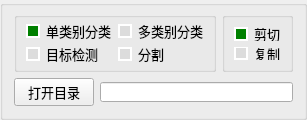
       <widget class="QGroupBox" name="groupBox_6">
        <property name="sizePolicy">
         <sizepolicy hsizetype="Expanding" vsizetype="Minimum">
          <horstretch>0</horstretch>
          <verstretch>0</verstretch>
         </sizepolicy>
        </property>
        <property name="minimumSize">
         <size>
          <width>0</width>
          <height>0</height>
         </size>
        </property>
        <property name="maximumSize">
         <size>
          <width>16777215</width>
          <height>150</height>
         </size>
        </property>
        <property name="title">
         <string/>
        </property>
        <layout class="QGridLayout" name="gridLayout_2">
         <property name="topMargin">
          <number>6</number>
         </property>
         <item row="0" column="0" rowspan="2">
          <widget class="QGroupBox" name="groupBox_2">
           <property name="sizePolicy">
            <sizepolicy hsizetype="Expanding" vsizetype="Minimum">
             <horstretch>0</horstretch>
             <verstretch>0</verstretch>
            </sizepolicy>
           </property>
           <property name="maximumSize">
            <size>
             <width>16777215</width>
             <height>60</height>
            </size>
           </property>
           <property name="title">
            <string/>
           </property>
           <layout class="QGridLayout" name="gridLayout_3">
            <property name="topMargin">
             <number>0</number>
            </property>
            <property name="bottomMargin">
             <number>0</number>
            </property>
            <property name="verticalSpacing">
             <number>0</number>
            </property>
            <item row="2" column="1">
             <widget class="QRadioButton" name="radioButton_seg">
              <property name="sizePolicy">
               <sizepolicy hsizetype="Minimum" vsizetype="Expanding">
                <horstretch>0</horstretch>
                <verstretch>0</verstretch>
               </sizepolicy>
              </property>
              <property name="maximumSize">
               <size>
                <width>16777215</width>
                <height>20</height>
               </size>
              </property>
              <property name="font">
               <font>
                <pointsize>10</pointsize>
               </font>
              </property>
              <property name="styleSheet">
               <string notr="true">QRadioButton::indicator:checked {

    background-color:       green;
    border:                 2px solid white;  
}

QRadioButton::indicator:unchecked {

    background-color:       rgb(220, 220, 220);
    border:                 2px solid white;  
}</string>
              </property>
              <property name="text">
               <string>分割</string>
              </property>
             </widget>
            </item>
            <item row="2" column="0">
             <widget class="QRadioButton" name="radioButton_det">
              <property name="sizePolicy">
               <sizepolicy hsizetype="Minimum" vsizetype="Expanding">
                <horstretch>0</horstretch>
                <verstretch>0</verstretch>
               </sizepolicy>
              </property>
              <property name="maximumSize">
               <size>
                <width>16777215</width>
                <height>20</height>
               </size>
              </property>
              <property name="font">
               <font>
                <pointsize>10</pointsize>
               </font>
              </property>
              <property name="styleSheet">
               <string notr="true">QRadioButton::indicator:checked {

    background-color:       green;
    border:                 2px solid white;  
}

QRadioButton::indicator:unchecked {

    background-color:       rgb(220, 220, 220);
    border:                 2px solid white;  
}</string>
              </property>
              <property name="text">
               <string>目标检测</string>
              </property>
             </widget>
            </item>
            <item row="0" column="1">
             <widget class="QRadioButton" name="radioButton_mcls">
              <property name="sizePolicy">
               <sizepolicy hsizetype="Minimum" vsizetype="Expanding">
                <horstretch>0</horstretch>
                <verstretch>0</verstretch>
               </sizepolicy>
              </property>
              <property name="maximumSize">
               <size>
                <width>16777215</width>
                <height>20</height>
               </size>
              </property>
              <property name="font">
               <font>
                <pointsize>10</pointsize>
               </font>
              </property>
              <property name="styleSheet">
               <string notr="true">QRadioButton::indicator:checked {

    background-color:       green;
    border:                 2px solid white;  
}

QRadioButton::indicator:unchecked {

    background-color:       rgb(220, 220, 220);
    border:                 2px solid white;  
}</string>
              </property>
              <property name="text">
               <string>多类别分类</string>
              </property>
              <property name="checked">
               <bool>false</bool>
              </property>
             </widget>
            </item>
            <item row="0" column="0">
             <widget class="QRadioButton" name="radioButton_cls">
              <property name="sizePolicy">
               <sizepolicy hsizetype="Minimum" vsizetype="Expanding">
                <horstretch>0</horstretch>
                <verstretch>0</verstretch>
               </sizepolicy>
              </property>
              <property name="maximumSize">
               <size>
                <width>16777215</width>
                <height>20</height>
               </size>
              </property>
              <property name="font">
               <font>
                <pointsize>10</pointsize>
               </font>
              </property>
              <property name="styleSheet">
               <string notr="true">QRadioButton::indicator:checked {

    background-color:       green;
    border:                 2px solid white;  
}

QRadioButton::indicator:unchecked {

    background-color:       rgb(220, 220, 220);
    border:                 2px solid white;  
}</string>
              </property>
              <property name="text">
               <string>单类别分类</string>
              </property>
              <property name="checked">
               <bool>true</bool>
              </property>
             </widget>
            </item>
           </layout>
          </widget>
         </item>
         <item row="0" column="1" rowspan="2">
          <widget class="QGroupBox" name="groupBox_4">
           <property name="sizePolicy">
            <sizepolicy hsizetype="Expanding" vsizetype="Minimum">
             <horstretch>0</horstretch>
             <verstretch>0</verstretch>
            </sizepolicy>
           </property>
           <property name="maximumSize">
            <size>
             <width>16777215</width>
             <height>60</height>
            </size>
           </property>
           <property name="title">
            <string/>
           </property>
           <layout class="QVBoxLayout" name="verticalLayout_3">
            <item alignment="Qt::AlignHCenter">
             <widget class="QRadioButton" name="radioButton_read">
              <property name="sizePolicy">
               <sizepolicy hsizetype="Minimum" vsizetype="Expanding">
                <horstretch>0</horstretch>
                <verstretch>0</verstretch>
               </sizepolicy>
              </property>
              <property name="maximumSize">
               <size>
                <width>16777215</width>
                <height>20</height>
               </size>
              </property>
              <property name="font">
               <font>
                <pointsize>10</pointsize>
               </font>
              </property>
              <property name="toolTip">
               <string>图片分类通过剪切进行</string>
              </property>
              <property name="styleSheet">
               <string notr="true">QRadioButton::indicator:checked {

    background-color:       green;
    border:                 2px solid white;  
}

QRadioButton::indicator:unchecked {

    background-color:       rgb(220, 220, 220);
    border:                 2px solid white;  
}</string>
              </property>
              <property name="text">
               <string>剪切</string>
              </property>
              <property name="checked">
               <bool>true</bool>
              </property>
              <attribute name="buttonGroup">
               <string notr="true">buttonGroup</string>
              </attribute>
             </widget>
            </item>
            <item alignment="Qt::AlignHCenter">
             <widget class="QRadioButton" name="radioButton_write">
              <property name="sizePolicy">
               <sizepolicy hsizetype="Minimum" vsizetype="Expanding">
                <horstretch>0</horstretch>
                <verstretch>0</verstretch>
               </sizepolicy>
              </property>
              <property name="maximumSize">
               <size>
                <width>16777215</width>
                <height>20</height>
               </size>
              </property>
              <property name="font">
               <font>
                <pointsize>10</pointsize>
               </font>
              </property>
              <property name="toolTip">
               <string>图片分类通过复制进行</string>
              </property>
              <property name="styleSheet">
               <string notr="true">QRadioButton::indicator:checked {

    background-color:       green;
    border:                 2px solid white;  
}

QRadioButton::indicator:unchecked {

    background-color:       rgb(220, 220, 220);
    border:                 2px solid white;  
}</string>
              </property>
              <property name="text">
               <string>复制</string>
              </property>
              <attribute name="buttonGroup">
               <string notr="true">buttonGroup</string>
              </attribute>
             </widget>
            </item>
           </layout>
          </widget>
         </item>
         <item row="6" column="0" colspan="2">
          <layout class="QHBoxLayout" name="horizontalLayout_4">
           <item>
            <widget class="QPushButton" name="pushButton">
             <property name="sizePolicy">
              <sizepolicy hsizetype="Minimum" vsizetype="Maximum">
               <horstretch>0</horstretch>
               <verstretch>0</verstretch>
              </sizepolicy>
             </property>
             <property name="font">
              <font>
               <pointsize>10</pointsize>
              </font>
             </property>
             <property name="text">
              <string>打开目录</string>
             </property>
             <property name="icon">
              <iconset>
               <normaloff>images/icon_25.png</normaloff>images/icon_25.png</iconset>
             </property>
            </widget>
           </item>
           <item>
            <widget class="QLineEdit" name="lineEdit">
             <property name="sizePolicy">
              <sizepolicy hsizetype="Expanding" vsizetype="Minimum">
               <horstretch>0</horstretch>
               <verstretch>0</verstretch>
              </sizepolicy>
             </property>
             <property name="maximumSize">
              <size>
               <width>16777215</width>
               <height>20</height>
              </size>
             </property>
            </widget>
           </item>
          </layout>
         </item>
        </layout>
       </widget>
